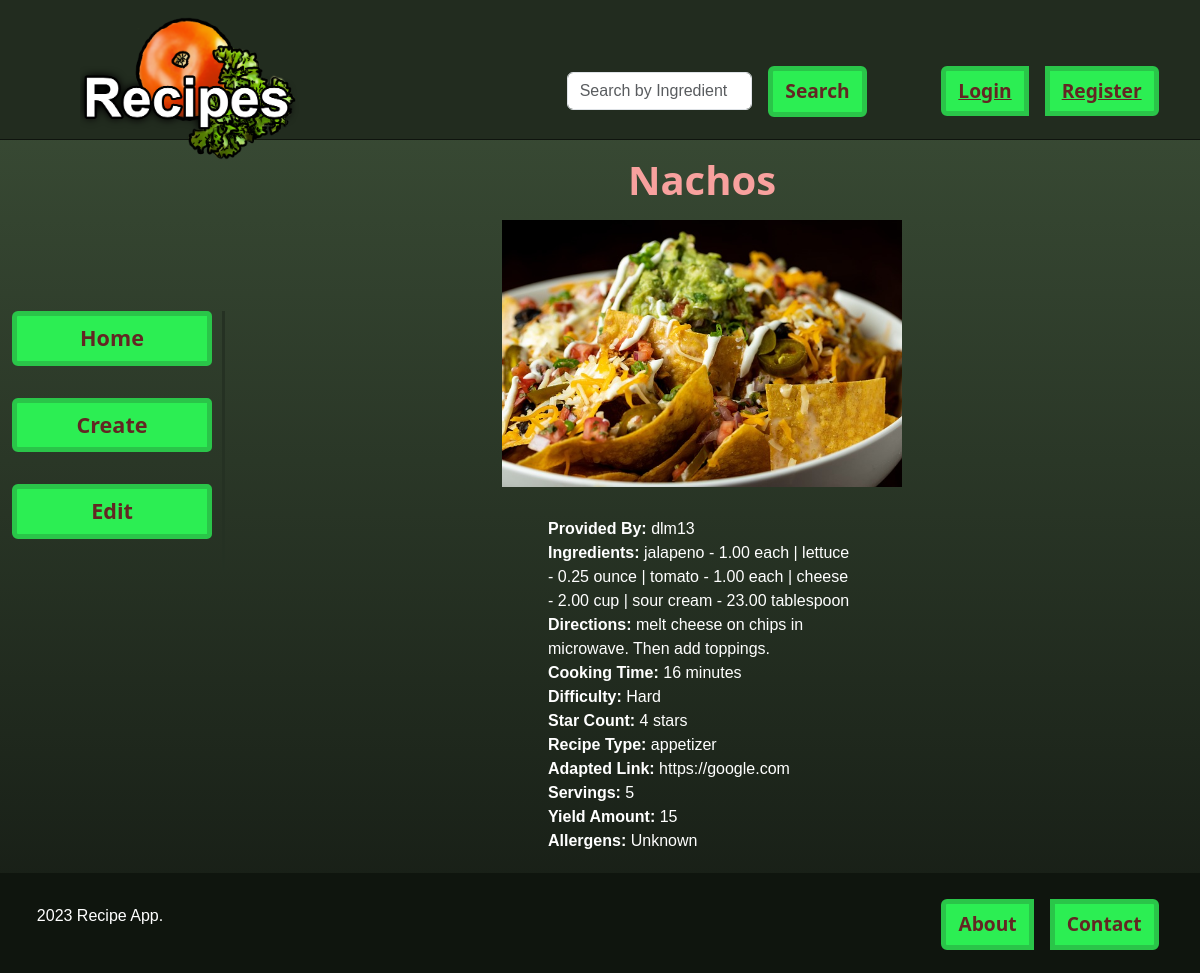
The page /list/5 on the database as committed earlier.
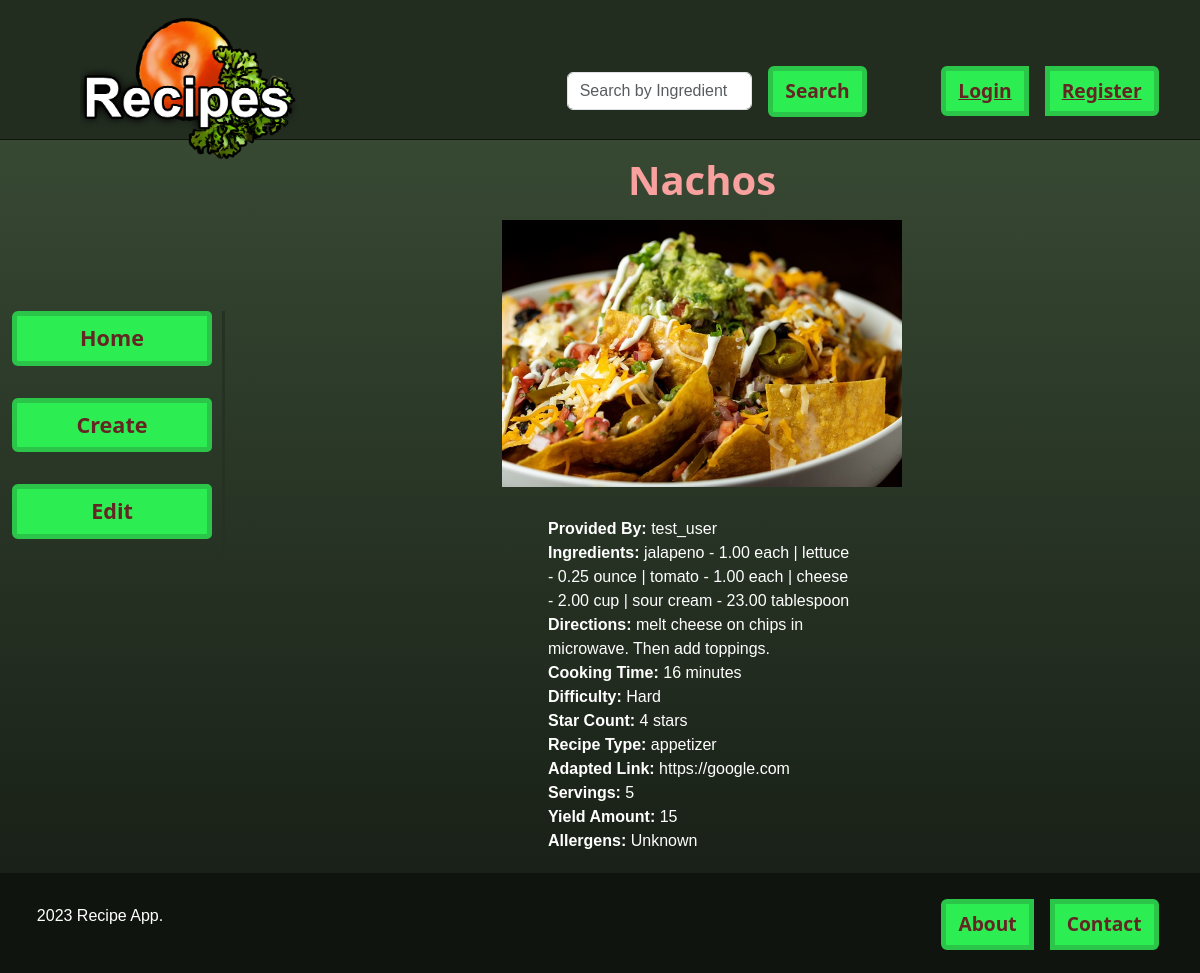
The same page on the database as committed later.
### recipe/models.py (models this page shows, shortened)
class Recipe(models.Model):
    id = models.AutoField(primary_key=True)
    title = models.CharField(max_length=255)
    user = models.ForeignKey(
        CustomUser,
        on_delete=models.CASCADE,
        related_name="recipes",
    )
    recipe_ingredients = models.ManyToManyField(
        "recipeingredient.RecipeIngredient",
        through="recipeingredientintermediary.RecipeIngredientIntermediary",
    )
    directions = models.TextField()
    cooking_time = models.PositiveIntegerField(null=True, blank=False)
    star_count = models.PositiveIntegerField(
        choices=[(i, i) for i in range(1, 6)], null=True, blank=False
    )
    recipe_type = models.CharField(max_length=100, choices=RECIPE_TYPES, blank=False)
    adapted_link = models.URLField(blank=True, null=True, default=None)
    servings = models.PositiveIntegerField(null=True, blank=False)
    yield_amount = models.IntegerField(blank=True, null=True, default=None)
    allergens = models.TextField(
        blank=True,
    )
    small_desc = models.TextField(
        max_length=200, default="No Description has been added currently."
    )
    pic = models.ImageField(upload_to="recipe", default="no_picture.jpg")
    def calculate_difficulty(self):
        try:
            ingredients_len = len(self.recipe_ingredients.all())
            if self.cooking_time < 10 and ingredients_len < 4:
                return "Easy"
            elif self.cooking_time < 10 and ingredients_len > 4:
                return "Medium"
            elif self.cooking_time >= 10 and ingredients_len < 4:
                return "Intermediate"
            elif self.cooking_time >= 10 and ingredients_len >= 4:
                return "Hard"
        except:
            print("Missing an appropriate cooking time or ingredients.")
            return "Missing cooking time or ingredients."

### customuser/models.py (models this page shows)
class CustomUser(AbstractUser):
    pic = models.ImageField(upload_to="user", default="no_picture.jpg")
    about_me = models.TextField()
    favorite_food = models.CharField(max_length=255)
    def __str__(self):
        return str(self.username)

### recipe/views.py (the view)
# urls.py: path("list/<pk>", RecipeDetailView.as_view(), name="detail"),
class RecipeDetailView(DetailView):
    model = Recipe
    template_name = "recipe/recipe_detail.html"

### ingredient/models.py (called while the page is built)
    def __str__(self):
        return str(self.name)

### recipe/templates/recipe/recipe_detail.html (shortened to what this page needs)
{% extends "recipe/recipes_home.html" %}
{% load static %}
{% load custom_filters %}
{% block main %}
<div class="row" style="margin-top: 156px">
    <div class="col-2"></div>
    <div class="col-10">
        <main>
            <section class="container" style="color: white;">
                <div class="row">
                    <div class="col-12 card-title-style" style="text-align: center; justify-content: center;">
                        <h1><b>{{object.title}}</b></h1>
                        <img src="{{object.pic.url}}" style="padding-bottom: 6px; width: 400px;" />
                    </div>
                </div>
                <div class="row">
                    <div class="col-4"></div>
                    <div class="col-4" style="text-align: left; justify-content: left; padding-bottom: 20px;">
                        <br>
                        <b>Provided By: </b>{{object.user}}
                        <br>
                        <b>Ingredients: </b>
                        {% for ingredient in object.recipe_ingredients.all %}
                        {{ ingredient.ingredient }} - {{ ingredient.amount }} {{ ingredient.amount_type }}
                        {% if not forloop.last %}| {% endif %}
                        {% endfor %}
                        <br>
                        <b>Directions: </b>{{object.directions}}
                        <br>
                        <b>Cooking Time: </b>{{object.cooking_time}} minutes
                        <br>
                        <b>Difficulty: </b>{{object.calculate_difficulty}}
                        <br>
                        <b>Star Count: </b>{{object.star_count}} stars
                        <br>
                        <b>Recipe Type: </b>{{object.recipe_type}}
                        <br>
                        <b>Adapted Link: </b>{{object.adapted_link}}
                        <br>
                        <b>Servings: </b>{{object.servings}}
                        <br>
                        <b>Yield Amount: </b>{{object.yield_amount}}
                        <br>
                        <b>Allergens: </b>{{object.allergens}}
                    </div>
                    <div class="col-4"></div>
                </div>
            </section>
        </main>
    </div>
</div>
{% endblock %}

Rows that differ between the two databases and show on the page:
changed Recipe "Nachos": user "dlm13" → "test_user"
